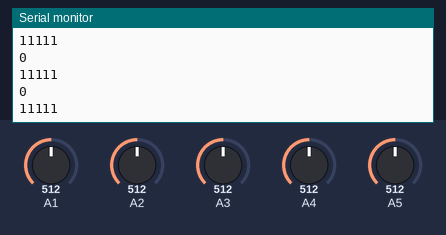
Recording of a sketch running on a simulated Arduino Uno, built with avr-gcc and run on an emulated ATmega328P. Shown: the last lines printed to the serial monitor. Inputs (shaded band) come from the test bench; at power-on: A1 = 512, A2 = 512, A3 = 512, A4 = 512, A5 = 512.

Above: at 1.2 s.
1.3 s: A1 set to 90
At 1.9 s:
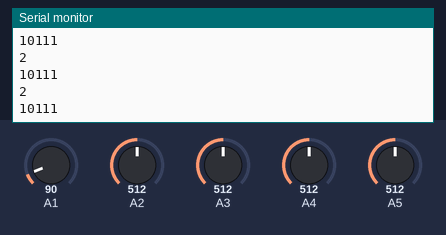
2.8 s: A2 set to 90
At 3.5 s:
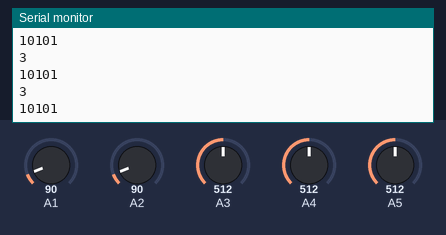
4.3 s: A3 set to 90
At 4.8 s:
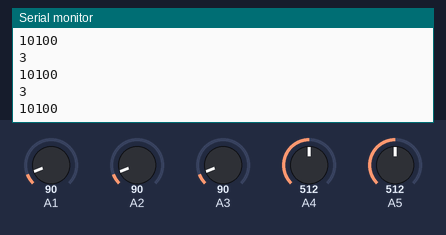
5.8 s: A4 set to 90
At 6.7 s:
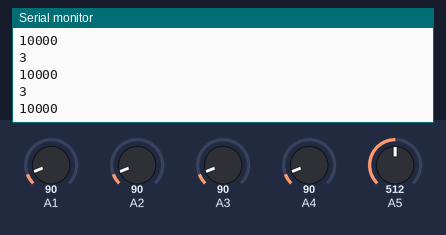
7.3 s: A5 set to 90
At 7.8 s:
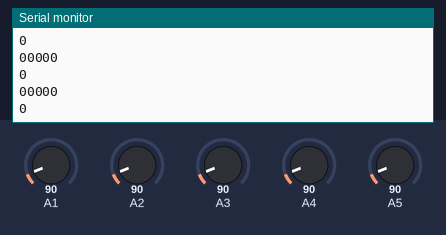
8.8 s: A1 set to 110
At 9.7 s:
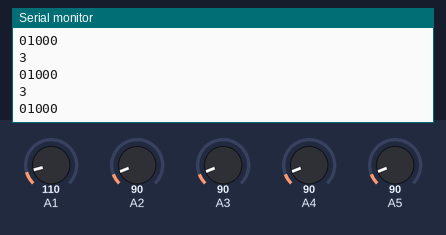
Timing chart, 0 to 11.3 s (numbered marks = the images above; inputs shaded):
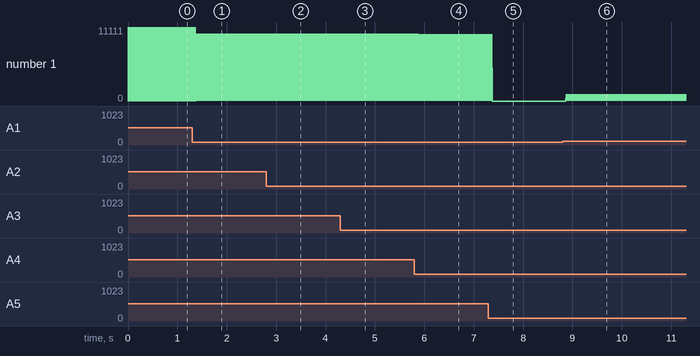

Measured:
- after the input at 1.3 s, the serial monitor: prints a new line after 0.07 s (image 1)
- after the input at 2.8 s, the serial monitor: prints a new line after 0.07 s (image 2)
- after the input at 4.3 s, the serial monitor: prints a new line after 0.07 s (image 3)
- after the input at 5.8 s, the serial monitor: prints a new line after 0.08 s (image 4)
- after the input at 7.3 s, the serial monitor: prints a new line after 0.07 s (image 5)
- after the input at 8.8 s, the serial monitor: prints a new line after 0.07 s (image 6)
- plotted number 1: 0 → 10111 after the input at 1.3 s, 10111 → 10101 after the input at 2.8 s, 10101 → 10100 after the input at 4.3 s, 3 → 0 after the input at 7.3 s, 0 → 1000 after the input at 8.8 s

The sketch:

line_following.ino
```cpp
#define HIGH 0x1
#define LOW  0x0

#define INPUT 0x0
#define OUTPUT 0x1

void pinMode(uint8_t pin, uint8_t mode);
void digitalWrite(uint8_t pin, uint8_t val);
int digitalRead(uint8_t pin);
void delay(unsigned long ms);
void setup(void);
void loop(void);

int outRp = 11;
int outRn = 10;

int outLp = 12;
int outLn = 13;

int moveDeley = 40;

const int blackLineThreshold = 100;

int trigger_right = 8;
int trigger_left = 9;

const int cny_hard_right = A3;
const int cny_soft_right = A2;
const int cny_center = A4;
const int cny_soft_left = A1;
const int cny_hard_left = A5;


const int enum_stop = 0;
const int enum_hard_left =1;
const int enum_soft_left = 2;
const int enum_center = 3;
const int enum_soft_right = 4;
const int enum_hard_right = 5;

const int white = 1;
const int black = 0;


void long_move_delay(){
      move_delay();
      move_delay();
      move_delay();
      move_delay();
      move_delay();

}

void move_delay(){
      delay(moveDeley);
}


int get_optical_sensor_digital_value(int sensor){
  int val = analogRead(sensor);
  if (val > blackLineThreshold){
    return white;
  } else {
    return black;
  }

}

void leftWheelForward(){
  digitalWrite(outLp, HIGH);
  digitalWrite(outLn, LOW);
}

void rightWheelForward(){
  digitalWrite(outRp, HIGH);
  digitalWrite(outRn, LOW);
}

void leftWheelBackrward(){
  digitalWrite(outLp, LOW);
  digitalWrite(outLn, HIGH);
}

void rightWheelBackrward(){
  digitalWrite(outRp, LOW);
  digitalWrite(outRn, HIGH);
}

void leftWheelStop(){
  digitalWrite(outLp, LOW);
  digitalWrite(outLn, LOW);
}

void rightWheelStop(){
  digitalWrite(outRp, LOW);
  digitalWrite(outRn, LOW);
}

void doNotMove(){
  rightWheelStop();
  leftWheelStop();
}

void moveForward(){
  rightWheelForward();
  leftWheelForward();
}


void moveRight(){
  rightWheelBackrward();
  leftWheelForward();
}

void moveLeft(){
  leftWheelBackrward();
  rightWheelForward();
}


int getWallState(){
  // read the state of the pushbutton value
  int triggerStateR = digitalRead(trigger_right);
  int triggerStateL = digitalRead(trigger_left);
  // check if pushbutton is pressed.  if it is, the
  if (triggerStateL == HIGH && triggerStateR == LOW) {
      return enum_hard_right;
  }
  else if (triggerStateR == HIGH && triggerStateL == LOW) {
       return enum_hard_left;
  }
  else if (triggerStateR == HIGH && triggerStateL == HIGH){
      return enum_center;
  }
  else{
      return enum_center;
  }
}


int is_stop_sign(int hard_left, int soft_left, int center, int soft_right, int hard_right){
  if((hard_left == black && soft_left == white && center == white && soft_right == white && hard_right == black) ||  // 01110
     (hard_left == white && soft_left == white && center == white && soft_right == white && hard_right == white) ||   // 11111
     (hard_left == black && soft_left == black && center == black && soft_right == black && hard_right == black) )  {  // 00000
    return 1;
  }
  else {
    return 0;
  }
}

int is_stright_line(int hard_left, int soft_left, int center, int soft_right, int hard_right){
  if((hard_left == white && soft_left == white && center == black && soft_right == white && hard_right == white) ||  // 11011
     (hard_left == white && soft_left == black && center == black && soft_right == white && hard_right == white) ||  // 10011
     (hard_left == white && soft_left == white && center == black && soft_right == black && hard_right == white)) {  // 11001
    return 1;
  }
  else {
    return 0;
  }
}

int is_soft_left_turn(int hard_left, int soft_left, int center, int soft_right, int hard_right){
  if((hard_left == white && soft_left == black && center == white && soft_right == white && hard_right == white) ||  // 10111
     (hard_left == black && soft_left == black && center == white && soft_right == white && hard_right == white) ||  // 00111
     (hard_left == black && soft_left == black && center == black && soft_right == white && hard_right == white)) {  // 00011
    return 1;
  }
  else {
    return 0;
  }
}

int is_soft_right_turn(int hard_left, int soft_left, int center, int soft_right, int hard_right){
  if((hard_left == white && soft_left == white && center == white && soft_right == black && hard_right == black) ||  // 11101
     (hard_left == white && soft_left == white && center == white && soft_right == black && hard_right == black) ||  // 11100
     (hard_left == white && soft_left == white && center == black && soft_right == black && hard_right == black)) {  // 11000
     return 1;
  }
  else {
    return 0;
  }
}

int is_hard_left_turn(int hard_left, int soft_left, int center, int soft_right, int hard_right){
  if(hard_left == black && soft_left == white && center == white && soft_right == white && hard_right == white) {  // 01111
    return 1;
  }
  else {
    return 0;
  }
}

int is_hard_right_turn(int hard_left, int soft_left, int center, int soft_right, int hard_right){
  if(hard_left == white && soft_left == white && center == white && soft_right == white && hard_right == black) {  // 11110
     return 1;
  }
  else {
    return 0;
  }
}

int getLineState(){
   //get sensor readings from our 3 inferno red sensor
   int center = get_optical_sensor_digital_value(cny_center);
   int soft_left = get_optical_sensor_digital_value(cny_soft_left);
   int soft_right = get_optical_sensor_digital_value(cny_soft_right);
   int hard_left = get_optical_sensor_digital_value(cny_hard_left);
   int hard_right = get_optical_sensor_digital_value(cny_hard_right);

  Serial.print(hard_left);
  Serial.print(soft_left);
  Serial.print(center);
  Serial.print(soft_right);
  Serial.println(hard_right);


   if(is_stright_line(hard_left, soft_left, center, soft_right, hard_right) == true){
      return enum_center;
   }
   else if(is_soft_left_turn(hard_left, soft_left, center, soft_right, hard_right) == true){
      return enum_soft_left;
   }

   else if(is_soft_right_turn(hard_left, soft_left, center, soft_right, hard_right) == true){
      return enum_soft_right;
   }
   else if(is_hard_left_turn(hard_left, soft_left, center, soft_right, hard_right) == true){
      return enum_hard_left;
   }
   else if(is_hard_right_turn(hard_left, soft_left, center, soft_right, hard_right) == true){
      return enum_hard_right;
   }
   else if(is_stop_sign(hard_left, soft_left, center, soft_right, hard_right) == true){
      return enum_stop;
   }
   else{
     return enum_center;
   }
}


void moveToState(int state){
  switch(state){
    case enum_stop:
      doNotMove();
      move_delay();
      break;
    case enum_center:
      moveForward();
      move_delay();
      break;
    case enum_soft_left:
      moveLeft();
      move_delay();
      break;
    case enum_soft_right:
      moveRight();
      move_delay();
      break;
    case enum_hard_left:
      moveLeft();
      long_move_delay();
      break;
    case enum_hard_right:
      moveRight();
      long_move_delay();
      break;
  }
}


void setup() {
  pinMode(trigger_right, INPUT);
  pinMode(trigger_left, INPUT);

  pinMode(outRp, OUTPUT);
  pinMode(outRn, OUTPUT);

  pinMode(outLp, OUTPUT);
  pinMode(outLn, OUTPUT);

  // pinMode(LED_BUILTIN, OUTPUT);

  Serial.begin(9600);
}

int getState(){
  int state = enum_stop;
  // state = getWallState();
  // if (state == enum_center){
    state = getLineState();
  // }
  Serial.println(state);
  return state;
}

void moveRobot(){
  int state = getState();
  moveToState(state);
}

void loop() {
  moveRobot();
}
```
